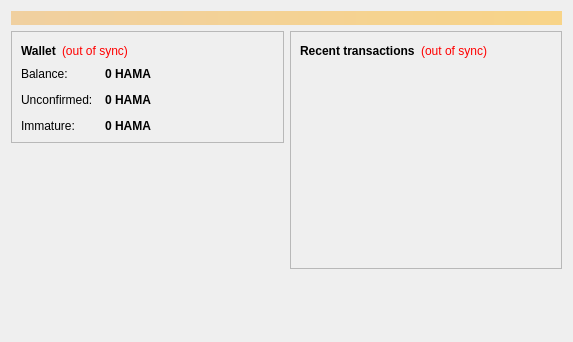
<?xml version="1.0" encoding="UTF-8"?>
<ui version="4.0">
 <class>OverviewPage</class>
 <widget class="QWidget" name="OverviewPage">
  <property name="geometry">
   <rect>
    <x>0</x>
    <y>0</y>
    <width>573</width>
    <height>342</height>
   </rect>
  </property>
  <property name="windowTitle">
   <string>Form</string>
  </property>
  <layout class="QVBoxLayout" name="topLayout">
   <item>
    <widget class="QLabel" name="labelAlerts">
     <property name="visible">
      <bool>false</bool>
     </property>
     <property name="styleSheet">
      <string notr="true">background-color: qlineargradient(x1: 0, y1: 0, x2: 1, y2: 0, stop:0 #F0D0A0, stop:1 #F8D488); color:#000000;</string>
     </property>
     <property name="wordWrap">
      <bool>true</bool>
     </property>
     <property name="margin">
      <number>3</number>
     </property>
    </widget>
   </item>
   <item>
    <layout class="QHBoxLayout" name="horizontalLayout" stretch="1,1">
     <item>
      <layout class="QVBoxLayout" name="verticalLayout_2">
       <item>
        <widget class="QFrame" name="frame">
         <property name="frameShape">
          <enum>QFrame::StyledPanel</enum>
         </property>
         <property name="frameShadow">
          <enum>QFrame::Raised</enum>
         </property>
         <layout class="QVBoxLayout" name="verticalLayout_4">
          <item>
           <layout class="QHBoxLayout" name="horizontalLayout_4">
            <item>
             <widget class="QLabel" name="label_5">
              <property name="font">
               <font>
                <weight>75</weight>
                <bold>true</bold>
               </font>
              </property>
              <property name="text">
               <string>Wallet</string>
              </property>
             </widget>
            </item>
            <item>
             <widget class="QLabel" name="labelWalletStatus">
              <property name="toolTip">
               <string>The displayed information may be out of date. Your wallet automatically synchronizes with the Hamacoin network after a connection is established, but this process has not completed yet.</string>
              </property>
              <property name="styleSheet">
               <string notr="true">QLabel { color: red; }</string>
              </property>
              <property name="text">
               <string notr="true">(out of sync)</string>
              </property>
              <property name="alignment">
               <set>Qt::AlignLeading|Qt::AlignLeft|Qt::AlignVCenter</set>
              </property>
             </widget>
            </item>
            <item>
             <spacer name="horizontalSpacer_2">
              <property name="orientation">
               <enum>Qt::Horizontal</enum>
              </property>
              <property name="sizeHint" stdset="0">
               <size>
                <width>40</width>
                <height>20</height>
               </size>
              </property>
             </spacer>
            </item>
           </layout>
          </item>
          <item>
           <layout class="QFormLayout" name="formLayout_2">
            <property name="fieldGrowthPolicy">
             <enum>QFormLayout::AllNonFixedFieldsGrow</enum>
            </property>
            <property name="horizontalSpacing">
             <number>12</number>
            </property>
            <property name="verticalSpacing">
             <number>12</number>
            </property>
            <item row="0" column="0">
             <widget class="QLabel" name="label">
              <property name="text">
               <string>Balance:</string>
              </property>
             </widget>
            </item>
            <item row="0" column="1">
             <widget class="QLabel" name="labelBalance">
              <property name="font">
               <font>
                <weight>75</weight>
                <bold>true</bold>
               </font>
              </property>
              <property name="cursor">
               <cursorShape>IBeamCursor</cursorShape>
              </property>
              <property name="toolTip">
               <string>Your current balance</string>
              </property>
              <property name="text">
               <string notr="true">0 HAMA</string>
              </property>
              <property name="textInteractionFlags">
               <set>Qt::LinksAccessibleByMouse|Qt::TextSelectableByKeyboard|Qt::TextSelectableByMouse</set>
              </property>
             </widget>
            </item>
            <item row="1" column="0">
             <widget class="QLabel" name="label_3">
              <property name="text">
               <string>Unconfirmed:</string>
              </property>
             </widget>
            </item>
            <item row="1" column="1">
             <widget class="QLabel" name="labelUnconfirmed">
              <property name="font">
               <font>
                <weight>75</weight>
                <bold>true</bold>
               </font>
              </property>
              <property name="cursor">
               <cursorShape>IBeamCursor</cursorShape>
              </property>
              <property name="toolTip">
               <string>Total of transactions that have yet to be confirmed, and do not yet count toward the current balance</string>
              </property>
              <property name="text">
               <string notr="true">0 HAMA</string>
              </property>
              <property name="textInteractionFlags">
               <set>Qt::LinksAccessibleByMouse|Qt::TextSelectableByKeyboard|Qt::TextSelectableByMouse</set>
              </property>
             </widget>
            </item>
            <item row="2" column="0">
             <widget class="QLabel" name="labelImmatureText">
              <property name="text">
               <string>Immature:</string>
              </property>
             </widget>
            </item>
            <item row="2" column="1">
             <widget class="QLabel" name="labelImmature">
              <property name="font">
               <font>
                <weight>75</weight>
                <bold>true</bold>
               </font>
              </property>
              <property name="toolTip">
               <string>Mined balance that has not yet matured</string>
              </property>
              <property name="text">
               <string notr="true">0 HAMA</string>
              </property>
              <property name="textInteractionFlags">
               <set>Qt::LinksAccessibleByMouse|Qt::TextSelectableByKeyboard|Qt::TextSelectableByMouse</set>
              </property>
             </widget>
            </item>
           </layout>
          </item>
         </layout>
        </widget>
       </item>
       <item>
        <spacer name="verticalSpacer">
         <property name="orientation">
          <enum>Qt::Vertical</enum>
         </property>
         <property name="sizeHint" stdset="0">
          <size>
           <width>20</width>
           <height>40</height>
          </size>
         </property>
        </spacer>
       </item>
      </layout>
     </item>
     <item>
      <layout class="QVBoxLayout" name="verticalLayout_3">
       <item>
        <widget class="QFrame" name="frame_2">
         <property name="frameShape">
          <enum>QFrame::StyledPanel</enum>
         </property>
         <property name="frameShadow">
          <enum>QFrame::Raised</enum>
         </property>
         <layout class="QVBoxLayout" name="verticalLayout">
          <item>
           <layout class="QHBoxLayout" name="horizontalLayout_2">
            <item>
             <widget class="QLabel" name="label_4">
              <property name="text">
               <string>&lt;b&gt;Recent transactions&lt;/b&gt;</string>
              </property>
             </widget>
            </item>
            <item>
             <widget class="QLabel" name="labelTransactionsStatus">
              <property name="toolTip">
               <string>The displayed information may be out of date. Your wallet automatically synchronizes with the Hamacoin network after a connection is established, but this process has not completed yet.</string>
              </property>
              <property name="styleSheet">
               <string notr="true">QLabel { color: red; }</string>
              </property>
              <property name="text">
               <string notr="true">(out of sync)</string>
              </property>
              <property name="alignment">
               <set>Qt::AlignRight|Qt::AlignTrailing|Qt::AlignVCenter</set>
              </property>
             </widget>
            </item>
            <item>
             <spacer name="horizontalSpacer">
              <property name="orientation">
               <enum>Qt::Horizontal</enum>
              </property>
              <property name="sizeHint" stdset="0">
               <size>
                <width>40</width>
                <height>20</height>
               </size>
              </property>
             </spacer>
            </item>
           </layout>
          </item>
          <item>
           <widget class="QListView" name="listTransactions">
            <property name="styleSheet">
             <string notr="true">QListView { background: transparent; }</string>
            </property>
            <property name="frameShape">
             <enum>QFrame::NoFrame</enum>
            </property>
            <property name="verticalScrollBarPolicy">
             <enum>Qt::ScrollBarAlwaysOff</enum>
            </property>
            <property name="horizontalScrollBarPolicy">
             <enum>Qt::ScrollBarAlwaysOff</enum>
            </property>
            <property name="selectionMode">
             <enum>QAbstractItemView::NoSelection</enum>
            </property>
           </widget>
          </item>
         </layout>
        </widget>
       </item>
       <item>
        <spacer name="verticalSpacer_2">
         <property name="orientation">
          <enum>Qt::Vertical</enum>
         </property>
         <property name="sizeHint" stdset="0">
          <size>
           <width>20</width>
           <height>40</height>
          </size>
         </property>
        </spacer>
       </item>
      </layout>
     </item>
    </layout>
   </item>
  </layout>
 </widget>
 <resources/>
 <connections/>
</ui>
